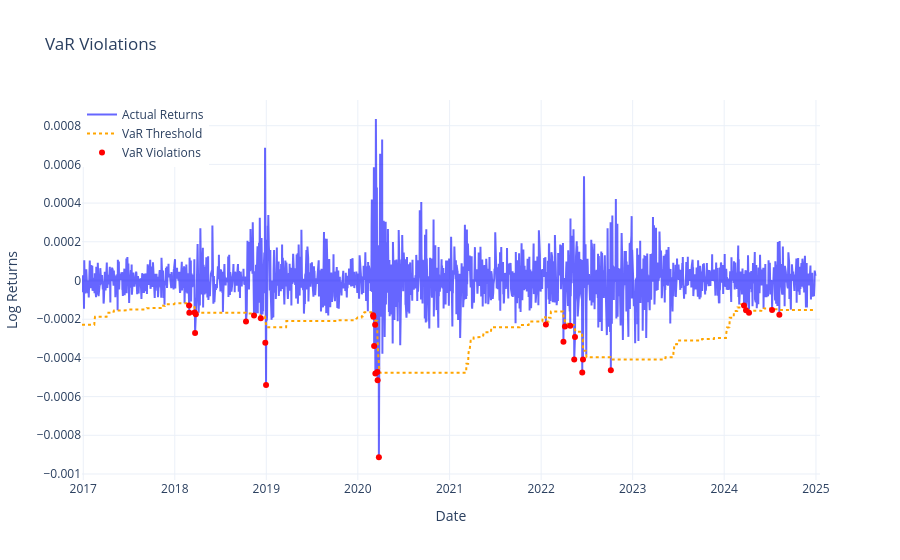

Notebook code cell kept with this figure:
### Code cell
plots.plot_var_violations(snp_garch_var, var_col='VaR_99', predicted_col='predicted_log_return')

### Figure 1 — Plotly figure (JSON) as saved in the notebook; plotly's stock layout.template omitted (floating-point values rounded to 4 significant figures; data arrays with more than 128 entries replaced by an {"elided": "..."} marker saying what was removed)
{"data": [{"line": {"color": "blue"}, "mode": "lines", "name": "Actual Returns", "opacity": 0.6, "type": "scatter", "x": {"elided": "2015 str values"}, "y": {"elided": "2015 float values"}}, {"line": {"color": "orange", "dash": "dot"}, "mode": "lines", "name": "VaR Threshold", "type": "scatter", "x": {"elided": "2015 str values"}, "y": {"elided": "2015 float values"}}, {"marker": {"color": "red", "size": 6, "symbol": "circle"}, "mode": "markers", "name": "VaR Violations", "type": "scatter", "x": ["2018-02-27T00:00:00", "2018-02-28T00:00:00", "2018-03-21T00:00:00", "2018-03-23T00:00:00", "2018-03-26T00:00:00", "2018-10-12T00:00:00", "2018-11-13T00:00:00", "2018-12-10T00:00:00", "2018-12-28T00:00:00", "2018-12-31T00:00:00", "2020-03-02T00:00:00", "2020-03-03T00:00:00", "2020-03-06T00:00:00", "2020-03-10T00:00:00", "2020-03-11T00:00:00", "2020-03-19T00:00:00", "2020-03-20T00:00:00", "2020-03-25T00:00:00", "2022-01-20T00:00:00", "2022-03-31T00:00:00", "2022-04-06T00:00:00", "2022-04-27T00:00:00", "2022-05-13T00:00:00", "2022-05-16T00:00:00", "2022-06-14T00:00:00", "2022-06-17T00:00:00", "2022-10-06T00:00:00", "2024-03-20T00:00:00", "2024-03-28T00:00:00", "2024-04-09T00:00:00", "2024-07-10T00:00:00", "2024-08-08T00:00:00"], "y": [-0.0001286, -0.0001671, -0.0001652, -0.0002709, -0.0001746, -0.0002118, -0.0001808, -0.0001945, -0.0003218, -0.0005399, -0.0001802, -0.0001872, -0.000338, -0.0002286, -0.0004807, -0.0004728, -0.0005153, -0.0009135, -0.000227, -0.0003165, -0.0002376, -0.0002338, -0.0004084, -0.0002919, -0.0004761, -0.0004083, -0.0004636, -0.0001294, -0.0001532, -0.0001662, -0.0001524, -0.0001769]}], "layout": {"hovermode": "x unified", "legend": {"x": 0, "y": 1}, "title": {"text": "VaR Violations"}, "xaxis": {"title": {"text": "Date"}}, "yaxis": {"title": {"text": "Log Returns"}}}}
